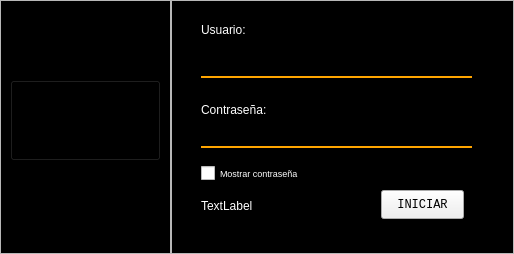
<?xml version="1.0" encoding="UTF-8"?>
<ui version="4.0">
 <class>MainWindow</class>
 <widget class="QMainWindow" name="MainWindow">
  <property name="geometry">
   <rect>
    <x>0</x>
    <y>0</y>
    <width>514</width>
    <height>254</height>
   </rect>
  </property>
  <property name="cursor">
   <cursorShape>ArrowCursor</cursorShape>
  </property>
  <property name="windowTitle">
   <string>Robiotec</string>
  </property>
  <property name="windowIcon">
   <iconset>
    <normaloff>Iconos/LoogoBlanco.png</normaloff>Iconos/LoogoBlanco.png</iconset>
  </property>
  <property name="styleSheet">
   <string notr="true">QMainWindow{
	background-color: black;
	color: white;
}

QCheckBox{
	color: white;
}

QLabel{
	color:white;
}

QTextEdit {
    background-color: transparent; 
    border: none; /* Sin bordes */
    border-bottom: 2px solid orange; 
	border-top-left-radius: 10px;
	border-top-right-radius: 10px;
	color: white;
}

QLineEdit{
	background-color: transparent; 
    border: none; /* Sin bordes */
    border-bottom: 2px solid orange; 
	border-top-left-radius: 10px;
	border-top-right-radius: 10px;
	color: white;
}

QTextEdit:focus {
    background: qlineargradient(
        spread:pad, 
        x1:0, y1:0, x2:0, y2:1, 
        stop:0 rgba(40, 100, 94, 0.0), 
        stop:1 rgba(40, 100, 94, 0.2)  
    );
    border-top-left-radius: 10px;
    border-top-right-radius: 10px;
}

QLineEdit:focus{
	background: qlineargradient(
        spread:pad, 
        x1:0, y1:0, x2:0, y2:1, 
        stop:0 rgba(40, 100, 94, 0.0), 
        stop:1 rgba(40, 100, 94, 0.2)  
    );
    border-top-left-radius: 10px;
    border-top-right-radius: 10px;
}


#Logo{
	background-color: transparent;
}
#Logo:hover{
	background-color: transparent;
}

</string>
  </property>
  <widget class="QWidget" name="centralwidget">
   <layout class="QHBoxLayout" name="horizontalLayout" stretch="2,4">
    <property name="spacing">
     <number>0</number>
    </property>
    <property name="leftMargin">
     <number>0</number>
    </property>
    <property name="topMargin">
     <number>0</number>
    </property>
    <property name="rightMargin">
     <number>0</number>
    </property>
    <property name="bottomMargin">
     <number>0</number>
    </property>
    <item>
     <widget class="QFrame" name="frame">
      <property name="frameShape">
       <enum>QFrame::Shape::StyledPanel</enum>
      </property>
      <property name="frameShadow">
       <enum>QFrame::Shadow::Raised</enum>
      </property>
      <widget class="QPushButton" name="Logo">
       <property name="geometry">
        <rect>
         <x>10</x>
         <y>80</y>
         <width>151</width>
         <height>81</height>
        </rect>
       </property>
       <property name="text">
        <string/>
       </property>
       <property name="icon">
        <iconset>
         <normaloff>Iconos/LoogoBlanco.png</normaloff>Iconos/LoogoBlanco.png</iconset>
       </property>
       <property name="iconSize">
        <size>
         <width>130</width>
         <height>100</height>
        </size>
       </property>
      </widget>
     </widget>
    </item>
    <item>
     <widget class="QFrame" name="frame_2">
      <property name="frameShape">
       <enum>QFrame::Shape::StyledPanel</enum>
      </property>
      <property name="frameShadow">
       <enum>QFrame::Shadow::Raised</enum>
      </property>
      <widget class="QLabel" name="label">
       <property name="geometry">
        <rect>
         <x>30</x>
         <y>20</y>
         <width>63</width>
         <height>20</height>
        </rect>
       </property>
       <property name="text">
        <string>Usuario:</string>
       </property>
      </widget>
      <widget class="QLabel" name="label_2">
       <property name="geometry">
        <rect>
         <x>30</x>
         <y>100</y>
         <width>91</width>
         <height>20</height>
        </rect>
       </property>
       <property name="text">
        <string>Contraseña:</string>
       </property>
      </widget>
      <widget class="QPushButton" name="PB_iniciar">
       <property name="geometry">
        <rect>
         <x>210</x>
         <y>190</y>
         <width>83</width>
         <height>29</height>
        </rect>
       </property>
       <property name="font">
        <font>
         <family>Consolas</family>
        </font>
       </property>
       <property name="cursor">
        <cursorShape>PointingHandCursor</cursorShape>
       </property>
       <property name="text">
        <string>INICIAR</string>
       </property>
      </widget>
      <widget class="QCheckBox" name="CB_mostrar">
       <property name="geometry">
        <rect>
         <x>30</x>
         <y>160</y>
         <width>151</width>
         <height>26</height>
        </rect>
       </property>
       <property name="font">
        <font>
         <pointsize>7</pointsize>
        </font>
       </property>
       <property name="text">
        <string>Mostrar contraseña</string>
       </property>
      </widget>
      <widget class="QLabel" name="l_mensaj">
       <property name="geometry">
        <rect>
         <x>30</x>
         <y>190</y>
         <width>151</width>
         <height>31</height>
        </rect>
       </property>
       <property name="text">
        <string>TextLabel</string>
       </property>
      </widget>
      <widget class="QLineEdit" name="TE_contra">
       <property name="geometry">
        <rect>
         <x>30</x>
         <y>120</y>
         <width>271</width>
         <height>28</height>
        </rect>
       </property>
      </widget>
      <widget class="QLineEdit" name="TE_usua">
       <property name="geometry">
        <rect>
         <x>30</x>
         <y>50</y>
         <width>271</width>
         <height>28</height>
        </rect>
       </property>
      </widget>
     </widget>
    </item>
   </layout>
  </widget>
 </widget>
 <resources/>
 <connections/>
</ui>
